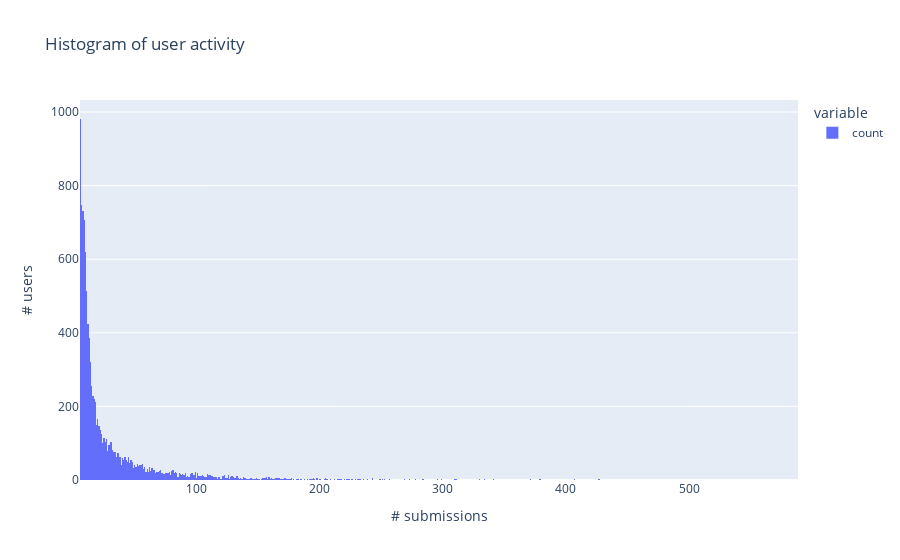

Notebook code cell kept with this figure:
### Code cell
import plotly.express as px
counts = log['user'].value_counts()
fig = px.histogram(counts[(counts > 5) & (counts < 600)], nbins=1000, title='Histogram of user activity')
fig.update_layout(
    xaxis_title="# submissions", yaxis_title="# users"
)
# poisson?

### Figure 1 — Plotly figure (JSON) as saved in the notebook; plotly's stock layout.template omitted (floating-point values rounded to 4 significant figures; data arrays with more than 128 entries replaced by an {"elided": "..."} marker saying what was removed)
{"data": [{"alignmentgroup": "True", "bingroup": "x", "hovertemplate": "variable=count<br>value=%{x}<br>count=%{y}<extra></extra>", "legendgroup": "count", "marker": {"color": "#636efa", "pattern": {"shape": ""}}, "name": "count", "nbinsx": 1000, "offsetgroup": "count", "orientation": "v", "showlegend": true, "type": "histogram", "x": {"elided": "10864 int values"}, "xaxis": "x", "yaxis": "y"}], "layout": {"barmode": "relative", "legend": {"title": {"text": "variable"}, "tracegroupgap": 0}, "title": {"text": "Histogram of user activity"}, "xaxis": {"anchor": "y", "domain": [0, 1], "title": {"text": "# submissions"}}, "yaxis": {"anchor": "x", "domain": [0, 1], "title": {"text": "# users"}}}}
